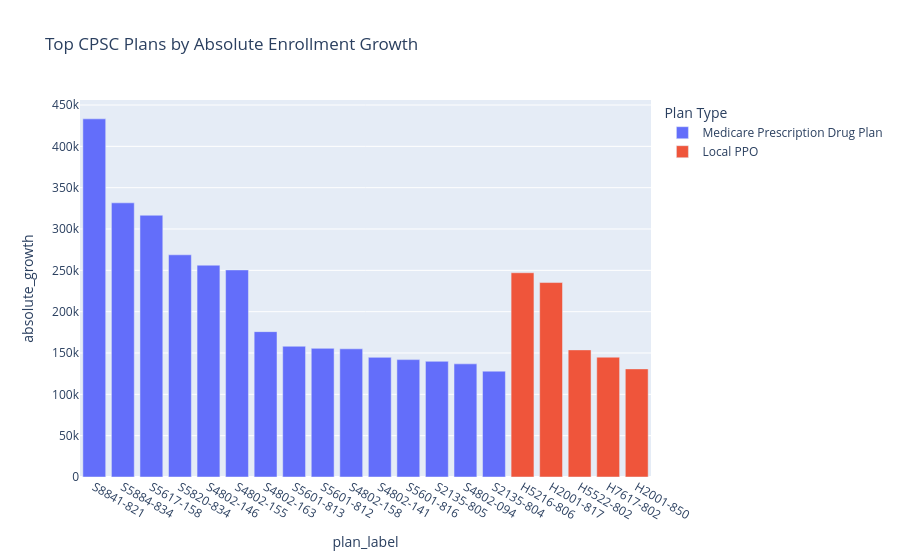
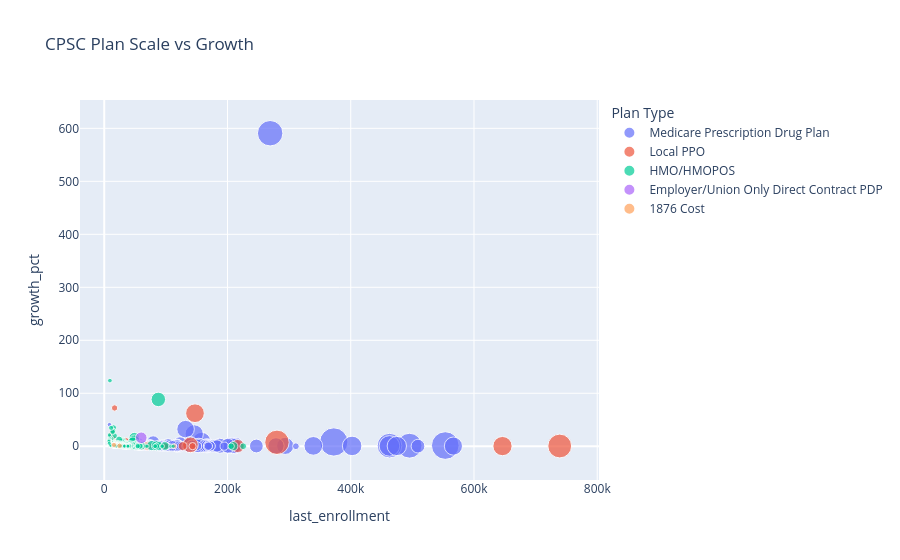
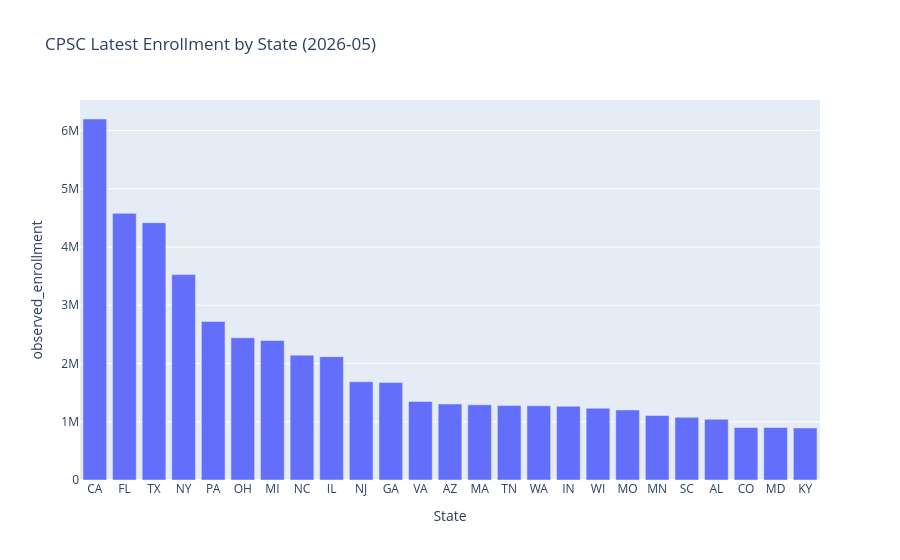

The notebook cell these images were saved under, in order:
### Markdown cell above
## CPSC Visual Results

Elements: bars show absolute growth; color shows plan type where available. These are optional deeper sales leads beyond the national forecast.

### Code cell
top_plans = plan_growth.head(20).copy()
top_plans["plan_label"] = top_plans["Contract Number"] + "-" + top_plans["Plan ID"]
fig = px.bar(top_plans, x="plan_label", y="absolute_growth", color="Plan Type", hover_name="Plan Name", title="Top CPSC Plans by Absolute Enrollment Growth")
fig.show()

plan_growth_scatter = plan_growth.replace([np.inf, -np.inf], np.nan).dropna(subset=["growth_pct"]).head(500).copy()
plan_growth_scatter["abs_growth_for_marker"] = plan_growth_scatter["absolute_growth"].abs().clip(lower=1)
fig = px.scatter(
    plan_growth_scatter,
    x="last_enrollment",
    y="growth_pct",
    size="abs_growth_for_marker",
    hover_name="Plan Name",
    color="Plan Type",
    title="CPSC Plan Scale vs Growth",
)
fig.show()

state_plan = pd.read_parquet(PROCESSED_DIR / "cpsc_state_plan_monthly.parquet")
latest_month = state_plan["report_month_label"].max()
latest_state_plan = (
    state_plan[state_plan["report_month_label"].eq(latest_month)]
    .groupby("State", as_index=False)
    .agg(observed_enrollment=("observed_enrollment", "sum"), plans=("Plan ID", "nunique"))
    .sort_values("observed_enrollment", ascending=False)
    .head(25)
)
latest_state_plan.to_csv(TABLE_DIR / "cpsc_latest_state_summary.csv", index=False)
fig = px.bar(latest_state_plan, x="State", y="observed_enrollment", title=f"CPSC Latest Enrollment by State ({latest_month})")
fig.show()

### Figure 1 — Plotly figure (JSON) as saved in the notebook; plotly's stock layout.template omitted (floating-point values rounded to 4 significant figures)
{"data": [{"hovertemplate": "<b>%{hovertext}</b><br><br>Plan Type=Medicare Prescription Drug Plan<br>plan_label=%{x}<br>absolute_growth=%{y}<extra></extra>", "hovertext": ["URMBT 2026 - CY (PDP)", "Humana Medicare Employer (PDP)", "HealthSpring Assurance Rx (PDP)", "UnitedHealthcare MedicareRx for Groups (PDP)", "Wellcare Value Script (PDP)", "Wellcare Value Script (PDP)", "Wellcare Value Script (PDP)", "SilverScript Group SF (PDP)", "SilverScript Group SF- Titanium (PDP)", "Wellcare Value Script (PDP)", "Wellcare Value Script (PDP)", "Aetna Medicare Rx offered by SilverScript - FI (PDP)", "PSHB Basic Option (PDP)", "Wellcare Classic (PDP)", "PSHB Standard Option (PDP)"], "legendgroup": "Medicare Prescription Drug Plan", "marker": {"color": "#636efa", "pattern": {"shape": ""}}, "name": "Medicare Prescription Drug Plan", "orientation": "v", "showlegend": true, "textposition": "auto", "type": "bar", "x": ["S8841-821", "S5884-834", "S5617-158", "S5820-834", "S4802-146", "S4802-155", "S4802-163", "S5601-813", "S5601-812", "S4802-158", "S4802-141", "S5601-816", "S2135-805", "S4802-094", "S2135-804"], "xaxis": "x", "y": [433300.0, 331700.0, 316700.0, 268800.0, 256300.0, 250500.0, 175900.0, 158200.0, 155600.0, 155100.0, 144700.0, 142000.0, 139900.0, 136900.0, 128000.0], "yaxis": "y"}, {"hovertemplate": "<b>%{hovertext}</b><br><br>Plan Type=Local PPO<br>plan_label=%{x}<br>absolute_growth=%{y}<extra></extra>", "hovertext": ["Humana Medicare Employer (PPO)", "UnitedHealthcare Group Medicare Advantage (PPO)", "Aetna Medicare Plan (PPO)", "Humana Medicare Employer (PPO)", "UnitedHealthcare Group Medicare Advantage (PPO)"], "legendgroup": "Local PPO", "marker": {"color": "#EF553B", "pattern": {"shape": ""}}, "name": "Local PPO", "orientation": "v", "showlegend": true, "textposition": "auto", "type": "bar", "x": ["H5216-806", "H2001-817", "H5522-802", "H7617-802", "H2001-850"], "xaxis": "x", "y": [247100.0, 235200.0, 153800.0, 144900.0, 130800.0], "yaxis": "y"}], "layout": {"barmode": "relative", "legend": {"title": {"text": "Plan Type"}, "tracegroupgap": 0}, "title": {"text": "Top CPSC Plans by Absolute Enrollment Growth"}, "xaxis": {"anchor": "y", "domain": [0.0, 1.0], "title": {"text": "plan_label"}}, "yaxis": {"anchor": "x", "domain": [0.0, 1.0], "title": {"text": "absolute_growth"}}}}

### Figure 2 — Plotly figure (JSON) as saved in the notebook; plotly's stock layout.template omitted (floating-point values rounded to 4 significant figures; data arrays with more than 128 entries replaced by an {"elided": "..."} marker saying what was removed)
{"data": [{"hovertemplate": "<b>%{hovertext}</b><br><br>Plan Type=Medicare Prescription Drug Plan<br>last_enrollment=%{x}<br>growth_pct=%{y}<br>abs_growth_for_marker=%{marker.size}<extra></extra>", "hovertext": {"elided": "164 str values"}, "legendgroup": "Medicare Prescription Drug Plan", "marker": {"color": "#636efa", "size": {"elided": "164 float values"}, "sizemode": "area", "sizeref": 829.2, "symbol": "circle"}, "mode": "markers", "name": "Medicare Prescription Drug Plan", "orientation": "v", "showlegend": true, "type": "scatter", "x": {"elided": "164 float values"}, "xaxis": "x", "y": {"elided": "164 float values"}, "yaxis": "y"}, {"hovertemplate": "<b>%{hovertext}</b><br><br>Plan Type=Local PPO<br>last_enrollment=%{x}<br>growth_pct=%{y}<br>abs_growth_for_marker=%{marker.size}<extra></extra>", "hovertext": {"elided": "129 str values"}, "legendgroup": "Local PPO", "marker": {"color": "#EF553B", "size": {"elided": "129 float values"}, "sizemode": "area", "sizeref": 829.2, "symbol": "circle"}, "mode": "markers", "name": "Local PPO", "orientation": "v", "showlegend": true, "type": "scatter", "x": {"elided": "129 float values"}, "xaxis": "x", "y": {"elided": "129 float values"}, "yaxis": "y"}, {"hovertemplate": "<b>%{hovertext}</b><br><br>Plan Type=HMO/HMOPOS<br>last_enrollment=%{x}<br>growth_pct=%{y}<br>abs_growth_for_marker=%{marker.size}<extra></extra>", "hovertext": {"elided": "204 str values"}, "legendgroup": "HMO/HMOPOS", "marker": {"color": "#00cc96", "size": {"elided": "204 float values"}, "sizemode": "area", "sizeref": 829.2, "symbol": "circle"}, "mode": "markers", "name": "HMO/HMOPOS", "orientation": "v", "showlegend": true, "type": "scatter", "x": {"elided": "204 float values"}, "xaxis": "x", "y": {"elided": "204 float values"}, "yaxis": "y"}, {"hovertemplate": "<b>%{hovertext}</b><br><br>Plan Type=Employer/Union Only Direct Contract PDP<br>last_enrollment=%{x}<br>growth_pct=%{y}<br>abs_growth_for_marker=%{marker.size}<extra></extra>", "hovertext": ["PSERS Health Options Program Standard (Employer PDP)"], "legendgroup": "Employer/Union Only Direct Contract PDP", "marker": {"color": "#ab63fa", "size": [56500.0], "sizemode": "area", "sizeref": 829.2, "symbol": "circle"}, "mode": "markers", "name": "Employer/Union Only Direct Contract PDP", "orientation": "v", "showlegend": true, "type": "scatter", "x": [60040.0], "xaxis": "x", "y": [15.97], "yaxis": "y"}, {"hovertemplate": "<b>%{hovertext}</b><br><br>Plan Type=1876 Cost<br>last_enrollment=%{x}<br>growth_pct=%{y}<br>abs_growth_for_marker=%{marker.size}<extra></extra>", "hovertext": ["Medica Prime Solution Standard (Cost)", "Medica Prime Solution Basic (Cost)"], "legendgroup": "1876 Cost", "marker": {"color": "#FFA15A", "size": [12050.0, 11280.0], "sizemode": "area", "sizeref": 829.2, "symbol": "circle"}, "mode": "markers", "name": "1876 Cost", "orientation": "v", "showlegend": true, "type": "scatter", "x": [24940.0, 15770.0], "xaxis": "x", "y": [0.935, 2.517], "yaxis": "y"}], "layout": {"legend": {"itemsizing": "constant", "title": {"text": "Plan Type"}, "tracegroupgap": 0}, "title": {"text": "CPSC Plan Scale vs Growth"}, "xaxis": {"anchor": "y", "domain": [0.0, 1.0], "title": {"text": "last_enrollment"}}, "yaxis": {"anchor": "x", "domain": [0.0, 1.0], "title": {"text": "growth_pct"}}}}

### Figure 3 — Plotly figure (JSON) as saved in the notebook; plotly's stock layout.template omitted (floating-point values rounded to 4 significant figures)
{"data": [{"hovertemplate": "State=%{x}<br>observed_enrollment=%{y}<extra></extra>", "legendgroup": "", "marker": {"color": "#636efa", "pattern": {"shape": ""}}, "name": "", "orientation": "v", "showlegend": false, "textposition": "auto", "type": "bar", "x": ["CA", "FL", "TX", "NY", "PA", "OH", "MI", "NC", "IL", "NJ", "GA", "VA", "AZ", "MA", "TN", "WA", "IN", "WI", "MO", "MN", "SC", "AL", "CO", "MD", "KY"], "xaxis": "x", "y": [6198000.0, 4578000.0, 4418000.0, 3527000.0, 2720000.0, 2443000.0, 2395000.0, 2144000.0, 2118000.0, 1687000.0, 1673000.0, 1350000.0, 1304000.0, 1291000.0, 1277000.0, 1276000.0, 1266000.0, 1233000.0, 1203000.0, 1107000.0, 1077000.0, 1043000.0, 902100.0, 901900.0, 893800.0], "yaxis": "y"}], "layout": {"barmode": "relative", "legend": {"tracegroupgap": 0}, "title": {"text": "CPSC Latest Enrollment by State (2026-05)"}, "xaxis": {"anchor": "y", "domain": [0.0, 1.0], "title": {"text": "State"}}, "yaxis": {"anchor": "x", "domain": [0.0, 1.0], "title": {"text": "observed_enrollment"}}}}
